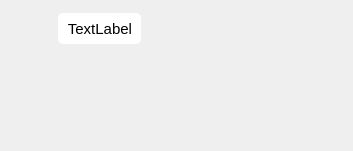
<?xml version="1.0" encoding="UTF-8"?>
<ui version="4.0">
 <class>FriendMessage</class>
 <widget class="QWidget" name="FriendMessage">
  <property name="geometry">
   <rect>
    <x>0</x>
    <y>0</y>
    <width>353</width>
    <height>151</height>
   </rect>
  </property>
  <property name="windowTitle">
   <string>Form</string>
  </property>
  <layout class="QHBoxLayout" name="horizontalLayout">
   <property name="spacing">
    <number>0</number>
   </property>
   <property name="leftMargin">
    <number>0</number>
   </property>
   <property name="topMargin">
    <number>0</number>
   </property>
   <property name="rightMargin">
    <number>0</number>
   </property>
   <property name="bottomMargin">
    <number>0</number>
   </property>
   <item>
    <widget class="QWidget" name="widget" native="true">
     <property name="maximumSize">
      <size>
       <width>58</width>
       <height>16777215</height>
      </size>
     </property>
     <layout class="QVBoxLayout" name="verticalLayout">
      <property name="leftMargin">
       <number>9</number>
      </property>
      <property name="topMargin">
       <number>9</number>
      </property>
      <property name="rightMargin">
       <number>9</number>
      </property>
      <property name="bottomMargin">
       <number>9</number>
      </property>
      <item>
       <widget class="QLabel" name="headPic_label">
        <property name="minimumSize">
         <size>
          <width>40</width>
          <height>40</height>
         </size>
        </property>
        <property name="maximumSize">
         <size>
          <width>40</width>
          <height>40</height>
         </size>
        </property>
        <property name="styleSheet">
         <string notr="true">border-radius:5px</string>
        </property>
        <property name="text">
         <string/>
        </property>
       </widget>
      </item>
      <item>
       <spacer name="verticalSpacer">
        <property name="orientation">
         <enum>Qt::Vertical</enum>
        </property>
        <property name="sizeHint" stdset="0">
         <size>
          <width>20</width>
          <height>0</height>
         </size>
        </property>
       </spacer>
      </item>
     </layout>
    </widget>
   </item>
   <item>
    <widget class="QWidget" name="widget_2" native="true">
     <layout class="QVBoxLayout" name="verticalLayout_2">
      <property name="spacing">
       <number>0</number>
      </property>
      <property name="leftMargin">
       <number>0</number>
      </property>
      <property name="topMargin">
       <number>0</number>
      </property>
      <property name="rightMargin">
       <number>0</number>
      </property>
      <property name="bottomMargin">
       <number>0</number>
      </property>
      <item>
       <spacer name="verticalSpacer_2">
        <property name="orientation">
         <enum>Qt::Vertical</enum>
        </property>
        <property name="sizeType">
         <enum>QSizePolicy::Fixed</enum>
        </property>
        <property name="sizeHint" stdset="0">
         <size>
          <width>20</width>
          <height>13</height>
         </size>
        </property>
       </spacer>
      </item>
      <item>
       <widget class="QWidget" name="widget_3" native="true">
        <property name="styleSheet">
         <string notr="true">background-color: rgb(255, 255, 255);
border-radius:5px</string>
        </property>
        <layout class="QVBoxLayout" name="verticalLayout_3">
         <property name="topMargin">
          <number>3</number>
         </property>
         <property name="bottomMargin">
          <number>3</number>
         </property>
         <item>
          <widget class="QLabel" name="text_label">
           <property name="minimumSize">
            <size>
             <width>0</width>
             <height>25</height>
            </size>
           </property>
           <property name="maximumSize">
            <size>
             <width>250</width>
             <height>16777215</height>
            </size>
           </property>
           <property name="font">
            <font>
             <pointsize>11</pointsize>
            </font>
           </property>
           <property name="styleSheet">
            <string notr="true"/>
           </property>
           <property name="text">
            <string>TextLabel</string>
           </property>
           <property name="alignment">
            <set>Qt::AlignRight|Qt::AlignTrailing|Qt::AlignVCenter</set>
           </property>
           <property name="wordWrap">
            <bool>true</bool>
           </property>
          </widget>
         </item>
        </layout>
       </widget>
      </item>
      <item>
       <spacer name="verticalSpacer_3">
        <property name="orientation">
         <enum>Qt::Vertical</enum>
        </property>
        <property name="sizeHint" stdset="0">
         <size>
          <width>20</width>
          <height>2</height>
         </size>
        </property>
       </spacer>
      </item>
     </layout>
    </widget>
   </item>
   <item>
    <spacer name="horizontalSpacer">
     <property name="orientation">
      <enum>Qt::Horizontal</enum>
     </property>
     <property name="sizeHint" stdset="0">
      <size>
       <width>202</width>
       <height>20</height>
      </size>
     </property>
    </spacer>
   </item>
  </layout>
 </widget>
 <resources/>
 <connections/>
</ui>
